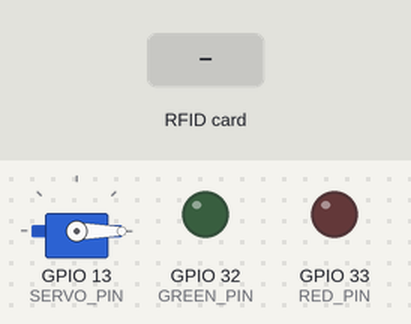
This sketch was run on a simulated ESP32. Parts: servo, output pins drawn as LEDs (lit = HIGH). The test bench sets the inputs (shaded band). What the sketch prints to the serial monitor is not drawn.

Above: at 1.5 s.
1.6 s: RFID card A1 B2 C3 D4 held to the reader
At 2.1 s:
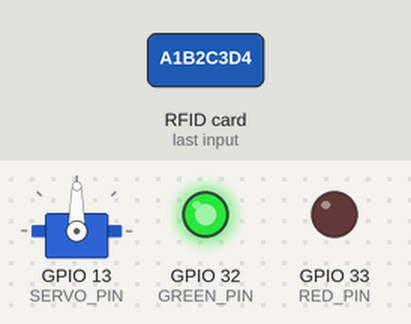
3.1 s: RFID card 5E 7A 19 C4 held to the reader
At 5.9 s:
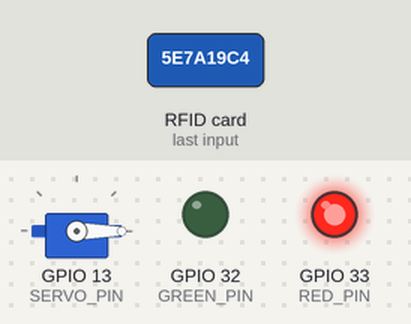
Timing chart, 0 to 7.9 s (numbered marks = the images above; inputs shaded):
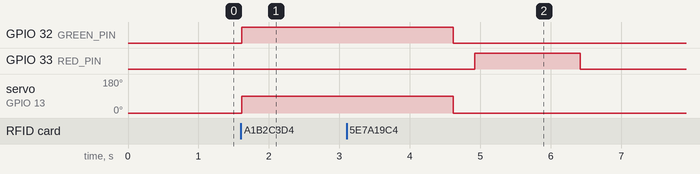

Measured:
- after the input at 1.6 s, GPIO 32 (GREEN_PIN): LOW → HIGH at once; servo on GPIO 13 (SERVO_PIN): 0° → 90° at once
- after the input at 3.1 s, GPIO 33 (RED_PIN): LOW → HIGH after 1.8 s, → LOW 1.5 s later

The sketch:

stage3_servo_lock.ino
```cpp
/*
  阶段 3 — 舵机开锁
  ------------------------------------------------------------
  在阶段2基础上加舵机当"锁舌"。认识的卡 -> 绿灯亮 + 舵机转到90°(开锁),
  等3秒后自动转回0°(上锁)。陌生卡 -> 红灯亮 1.5 秒(和阶段2一样)。

  接线(在阶段2基础上新增):
    舵机 信号线(橙) -> ESP32 GPIO13
    舵机 VCC(红)    -> 5V(VIN)   (舵机耗电大,别用ESP32的3.3V供电)
    舵机 GND(棕)    -> GND        (一定要和ESP32共地)

  *** 使用前:把下面 WHITELIST 里的 "a1b2c3d4" 换成你阶段1打印的卡号! ***
*/

#include <SPI.h>
#include <MFRC522.h>
#include <ESP32Servo.h>

#define SS_PIN 5
#define RST_PIN 27
#define GREEN_PIN 32
#define RED_PIN 33
#define SERVO_PIN 13

#define LOCKED_ANGLE 0     // 0°  = 锁
#define OPEN_ANGLE 90      // 90° = 开
#define UNLOCK_MS 3000     // 开锁保持时间

MFRC522 rfid(SS_PIN, RST_PIN);
Servo lock;

// 换成你阶段1打印的卡号
String WHITELIST[] = {"a1b2c3d4"};
const int WHITELIST_LEN = sizeof(WHITELIST) / sizeof(WHITELIST[0]);

// 与阶段1完全相同的格式化函数,保证比对时格式一致
String uidToString(MFRC522::Uid uid) {
  String s = "";
  for (byte i = 0; i < uid.size; i++) {
    if (uid.uidByte[i] < 0x10) s += "0";
    s += String(uid.uidByte[i], HEX);
  }
  s.toLowerCase();
  return s;
}

bool isAllowed(String uid) {
  for (int i = 0; i < WHITELIST_LEN; i++) {
    if (WHITELIST[i] == uid) return true;
  }
  return false;
}

void setup() {
  Serial.begin(115200);
  delay(300);

  SPI.begin(18, 19, 23, 5);   // SCK, MISO, MOSI, SS
  rfid.PCD_Init();

  pinMode(GREEN_PIN, OUTPUT);
  pinMode(RED_PIN, OUTPUT);
  digitalWrite(GREEN_PIN, LOW);
  digitalWrite(RED_PIN, LOW);

  lock.attach(SERVO_PIN);
  lock.write(LOCKED_ANGLE);   // 上电先锁上

  Serial.println();
  Serial.println("=== 阶段3: 舵机开锁 ===");
  Serial.println("刷卡试试... 认识的卡开锁3秒后自动锁上,陌生卡红灯");
}

void loop() {
  if (!rfid.PICC_IsNewCardPresent() || !rfid.PICC_ReadCardSerial()) {
    return;
  }

  String uid = uidToString(rfid.uid);
  Serial.print("卡号: ");
  Serial.print(uid);

  if (isAllowed(uid)) {
    Serial.println(" -> 白名单内,开锁");
    digitalWrite(GREEN_PIN, HIGH);
    lock.write(OPEN_ANGLE);     // 开锁
    delay(UNLOCK_MS);
    lock.write(LOCKED_ANGLE);   // 自动回锁
    digitalWrite(GREEN_PIN, LOW);
  } else {
    Serial.println(" -> 陌生卡,拒绝");
    digitalWrite(RED_PIN, HIGH);
    delay(1500);
    digitalWrite(RED_PIN, LOW);
  }

  rfid.PICC_HaltA();
  rfid.PCD_StopCrypto1();

  delay(300);   // 简单防抖
}
```
